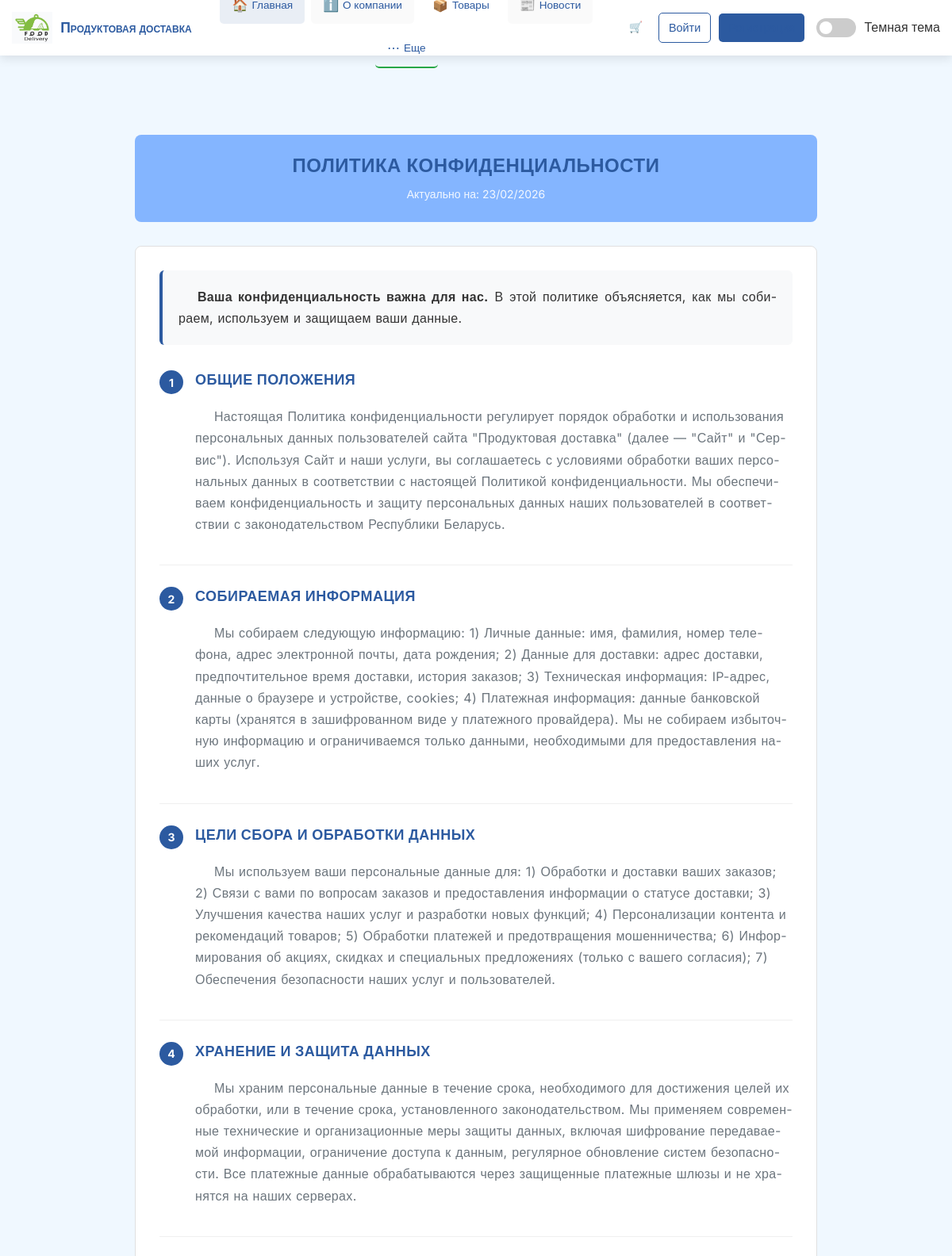
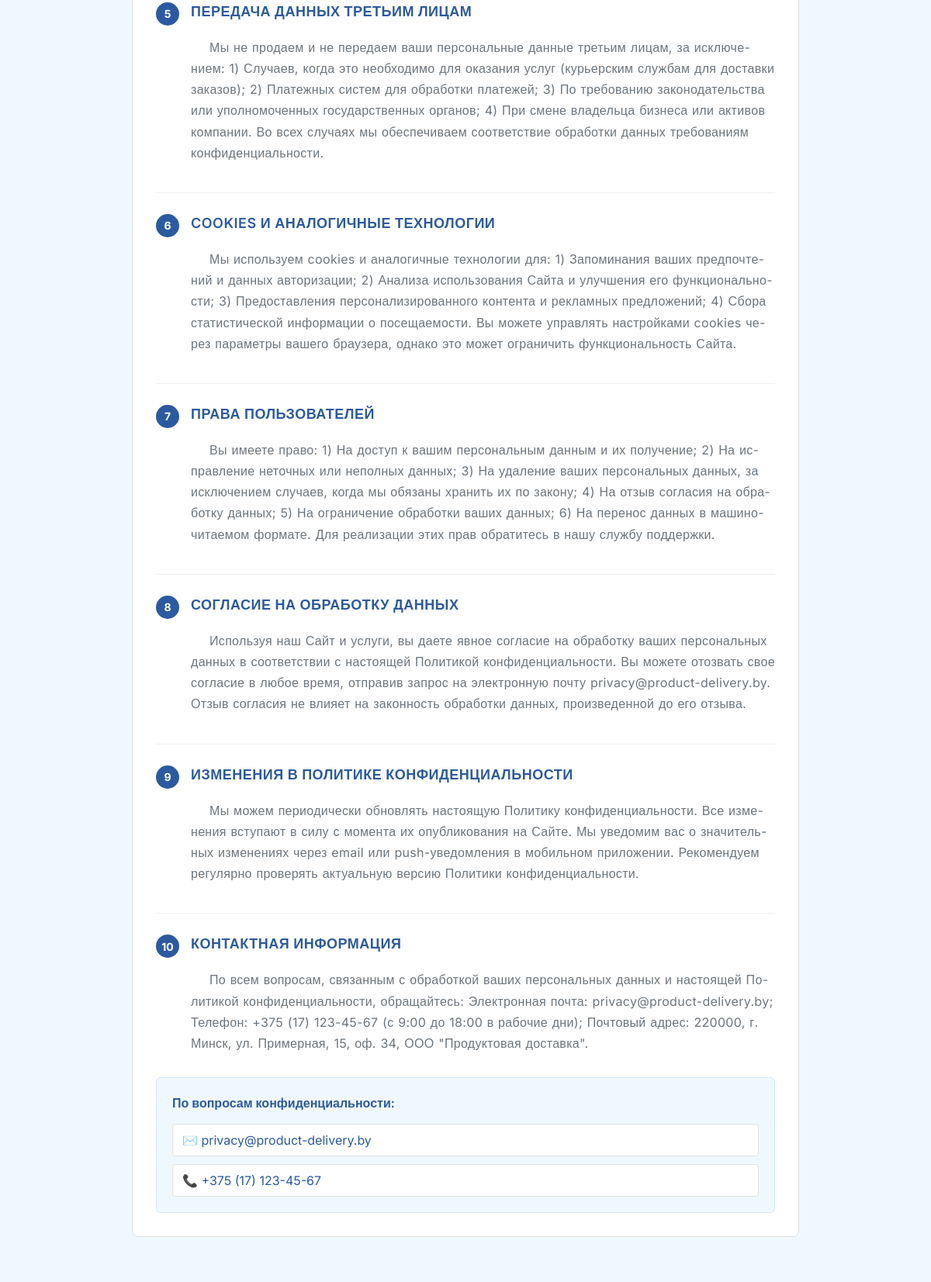
The app's page /privacy/ (upper part) with its own data (2 pictures, top to bottom).
### delivery_app/models.py (models this page shows, shortened)
class PrivacyPolicy(models.Model):
    title = models.CharField(max_length=200, verbose_name="Заголовок раздела")
    content = models.TextField(verbose_name="Содержание раздела")
    order = models.PositiveIntegerField(default=0, verbose_name="Порядок отображения")
    is_active = models.BooleanField(default=True, verbose_name="Активный")
    last_updated = models.DateTimeField(auto_now=True, verbose_name="Последнее обновление")
    class Meta:
        ordering = ['order']
        verbose_name = "Раздел политики конфиденциальности"
        verbose_name_plural = "Разделы политики конфиденциальности"

### delivery_app/views.py (the view)
# urls.py: path('privacy/', views.privacy_policy, name='privacy_policy'),
def privacy_policy(request):
    sections = PrivacyPolicy.objects.filter(is_active=True).order_by('order')
    context = {
        'sections': sections,
        'current_date': timezone.now().strftime('%d/%m/%Y'),
        'timezone': 'Europe/Minsk',
    }
    return render(request, 'delivery_app/privacy_policy.html', context)

### delivery_app/templates/delivery_app/privacy_policy.html (shortened to what this page needs)
{% extends "delivery_app/base.html" %}
{% load static %}
{% block content %}
<div class="privacy-simple">
    <div class="simple-header">
        <h1>Политика конфиденциальности</h1>
        <div class="header-info">
            <span>Актуально на: {{ current_date }}</span>
        </div>
    </div>
    <div class="simple-content">
        <div class="intro-box">
            <p><strong>Ваша конфиденциальность важна для нас.</strong> В этой политике объясняется, как мы собираем, используем и защищаем ваши данные.</p>
        </div>
        <div class="sections-list">
            {% for section in sections %}
            <div class="section-item">
                <div class="section-heading">
                    <span class="section-num">{{ forloop.counter }}</span>
                    <h3>{{ section.title }}</h3>
                </div>
                <div class="section-text">
                    {{ section.content|linebreaks }}
                </div>
            </div>
            {% endfor %}
        </div>
        <div class="contacts-box">
            <h4>По вопросам конфиденциальности:</h4>
            <div class="contact-links">
                <a href="mailto:privacy@product-delivery.by">✉️ privacy@product-delivery.by</a>
                <a href="tel:+375171234567">📞 +375 (17) 123-45-67</a>
            </div>
        </div>
    </div>
</div>
{% endblock %}

### delivery_app/static/delivery_app/css/style.css (style rules this page uses)
:root { --primary-color: #2c5aa0; --primary-dark: #1e3d6f; --primary-light: #3a6bc0; --secondary-color: #4CAF50; --secondary-dark: #388E3C; --accent-color: #FF9800; --text-dark: #2c3e50; --text-light: #6c757d; --bg-light: #f8f9fa; --bg-white: #ffffff; --border-color: #e9ecef; --shadow: 0 4px 12px rgba(0, 0, 0, 0.1); --shadow-hover: 0 8px 24px rgba(0, 0, 0, 0.15); }
* { margin: 0; padding: 0; box-sizing: border-box; }
body { font-family: 'Segoe UI', Tahoma, Geneva, Verdana, sans-serif; line-height: 1.6; color: var(--text-dark); background-color: var(--bg-light); }
h1, h2, h3, h4, h5, h6 { color: var(--primary-color); margin-bottom: 1rem; font-weight: 600; }
h1 { font-size: 2.5em; line-height: 1.2; }
h3 { font-size: 1.5em; }
h4 { font-size: 1.25em; }
p { margin-bottom: 1rem; color: var(--text-light); }
a { color: var(--primary-color); text-decoration: none; transition: color 0.3s ease; }

### delivery_app/templates/delivery_app/base.html (style rules this page uses)
:root { --primary-color: #2c5aa0; --secondary-color: #f8f9fa; --accent-color: #28a745; --text-color: #333; --light-text: #6c757d; --border-color: #e9ecef; --shadow: 0 4px 12px rgba(0, 0, 0, 0.1); --transition: all 0.3s ease; }
* { margin: 0; padding: 0; box-sizing: border-box; }
body { font-family: 'Inter', sans-serif; line-height: 1.6; color: var(--text-color); background-color: #f0f8ff; background-image: radial-gradient(ellipse at 30% 20%, rgba(173, 216, 230, 0.4) 0%, transparent 50%), radial-gradient(ellipse at 70% 80%, rgba(135, 206, 250, 0.3) 0%, transparent 50%) fixed !important; background-attachment: fixed !important; display: flex; flex-direction: column; min-height: 100vh; }
h1, h2, h3 { font-weight: 700; margin-bottom: 1rem; text-transform: uppercase; letter-spacing: 0.5px; }
a:link { color: var(--primary-color); text-decoration: none; }
p { margin-bottom: 1rem; text-indent: 1.5em; line-height: 1.7; word-spacing: 0.05em; letter-spacing: 0.02em; text-align: justify; word-wrap: break-word; hyphens: auto; }

### delivery_app/templates/delivery_app/privacy_policy.html (style rules this page uses)
.privacy-simple * { box-sizing: border-box; margin: 0; padding: 0; }
.privacy-simple { max-width: 900px; margin: 80px auto 40px; padding: 0 20px; font-family: 'Inter', Arial, sans-serif; line-height: 1.5; }
.simple-header { background: #84b5ff; color: white; padding: 25px 30px; border-radius: 8px; margin-bottom: 30px; text-align: center; }
.simple-header h1 { font-size: 24px; font-weight: 600; margin-bottom: 10px; }
.header-info { font-size: 14px; opacity: 0.9; }
.simple-content { background: white; border: 1px solid #e0e0e0; border-radius: 8px; padding: 30px; }
.intro-box { background: #f8f9fa; padding: 20px; border-radius: 6px; border-left: 4px solid #2c5aa0; margin-bottom: 30px; }
.intro-box p { margin: 0; color: #333; }
.sections-list { margin-bottom: 30px; }
.section-item { margin-bottom: 25px; padding-bottom: 25px; border-bottom: 1px solid #f0f0f0; }
.section-item:last-child { border-bottom: none; margin-bottom: 0; padding-bottom: 0; }
.section-heading { display: flex; align-items: flex-start; gap: 15px; margin-bottom: 15px; }
.section-num { background: #2c5aa0; color: white; width: 30px; height: 30px; border-radius: 50%; display: flex; align-items: center; justify-content: center; font-size: 14px; font-weight: bold; flex-shrink: 0; margin-top: 2px; }
.section-heading h3 { color: #2c5aa0; font-size: 18px; font-weight: 600; margin: 0; flex: 1; }
.section-text { color: #333; margin-left: 45px; }
.section-text p { margin-bottom: 12px; text-align: left; }
.contacts-box { background: #f0f8ff; padding: 20px; border-radius: 6px; border: 1px solid #d1e7ff; margin-top: 30px; }
.contacts-box h4 { color: #2c5aa0; margin-bottom: 15px; font-size: 16px; }
.contact-links { display: flex; flex-direction: column; gap: 10px; }
.contact-links a { color: #2c5aa0; text-decoration: none; padding: 8px 12px; background: white; border-radius: 4px; border: 1px solid #e0e0e0; transition: all 0.2s ease; }

### records on screen
PrivacyPolicy: title "ОБЩИЕ ПОЛОЖЕНИЯ", content "Настоящая Политика конфиденциальности регулирует порядок обработки и использования персональных данных пользователей сайта \"Продуктовая доставка\" (далее — \"Сайт\" и \"Сервис\"). Используя Сайт и наши услуги, вы соглашаетесь с условиями обработки ваших персональных данных в соответствии с настоящей Политикой конфиденциальности. Мы обеспечиваем конфиденциальность и защиту персональных данных наших пользователей в соответствии с законодательством Республики Беларусь."
PrivacyPolicy: title "СОБИРАЕМАЯ ИНФОРМАЦИЯ", content "Мы собираем следующую информацию: 1) Личные данные: имя, фамилия, номер телефона, адрес электронной почты, дата рождения; 2) Данные для доставки: адрес доставки, предпочтительное время доставки, история заказов; 3) Техническая информация: IP-адрес, данные о браузере и устройстве, cookies; 4) Платежная информация: данные банковской карты (хранятся в зашифрованном виде у платежного провайдера). Мы не собираем избыточную информацию и ограничиваемся только данными, необходимыми для предоставления наших услуг."
PrivacyPolicy: title "ЦЕЛИ СБОРА И ОБРАБОТКИ ДАННЫХ", content "Мы используем ваши персональные данные для: 1) Обработки и доставки ваших заказов; 2) Связи с вами по вопросам заказов и предоставления информации о статусе доставки; 3) Улучшения качества наших услуг и разработки новых функций; 4) Персонализации контента и рекомендаций товаров; 5) Обработки платежей и предотвращения мошенничества; 6) Информирования об акциях, скидках и специальных предложениях (только с вашего согласия); 7) Обеспечения безопасности наших услуг и пользователей."
PrivacyPolicy: title "ХРАНЕНИЕ И ЗАЩИТА ДАННЫХ", content "Мы храним персональные данные в течение срока, необходимого для достижения целей их обработки, или в течение срока, установленного законодательством. Мы применяем современные технические и организационные меры защиты данных, включая шифрование передаваемой информации, ограничение доступа к данным, регулярное обновление систем безопасности. Все платежные данные обрабатываются через защищенные платежные шлюзы и не хранятся на наших серверах."
PrivacyPolicy: title "ПЕРЕДАЧА ДАННЫХ ТРЕТЬИМ ЛИЦАМ", content "Мы не продаем и не передаем ваши персональные данные третьим лицам, за исключением: 1) Случаев, когда это необходимо для оказания услуг (курьерским службам для доставки заказов); 2) Платежных систем для обработки платежей; 3) По требованию законодательства или уполномоченных государственных органов; 4) При смене владельца бизнеса или активов компании. Во всех случаях мы обеспечиваем соответствие обработки данных требованиям конфиденциальности."
PrivacyPolicy: title "COOKIES И АНАЛОГИЧНЫЕ ТЕХНОЛОГИИ", content "Мы используем cookies и аналогичные технологии для: 1) Запоминания ваших предпочтений и данных авторизации; 2) Анализа использования Сайта и улучшения его функциональности; 3) Предоставления персонализированного контента и рекламных предложений; 4) Сбора статистической информации о посещаемости. Вы можете управлять настройками cookies через параметры вашего браузера, однако это может ограничить функциональность Сайта."
PrivacyPolicy: title "ПРАВА ПОЛЬЗОВАТЕЛЕЙ", content "Вы имеете право: 1) На доступ к вашим персональным данным и их получение; 2) На исправление неточных или неполных данных; 3) На удаление ваших персональных данных, за исключением случаев, когда мы обязаны хранить их по закону; 4) На отзыв согласия на обработку данных; 5) На ограничение обработки ваших данных; 6) На перенос данных в машиночитаемом формате. Для реализации этих прав обратитесь в нашу службу поддержки."
PrivacyPolicy: title "СОГЛАСИЕ НА ОБРАБОТКУ ДАННЫХ", content "Используя наш Сайт и услуги, вы даете явное согласие на обработку ваших персональных данных в соответствии с настоящей Политикой конфиденциальности. Вы можете отозвать свое согласие в любое время, отправив запрос на электронную почту privacy@product-delivery.by. Отзыв согласия не влияет на законность обработки данных, произведенной до его отзыва."
PrivacyPolicy: title "ИЗМЕНЕНИЯ В ПОЛИТИКЕ КОНФИДЕНЦИАЛЬНОСТИ", content "Мы можем периодически обновлять настоящую Политику конфиденциальности. Все изменения вступают в силу с момента их опубликования на Сайте. Мы уведомим вас о значительных изменениях через email или push-уведомления в мобильном приложении. Рекомендуем регулярно проверять актуальную версию Политики конфиденциальности."
PrivacyPolicy: title "КОНТАКТНАЯ ИНФОРМАЦИЯ", content "По всем вопросам, связанным с обработкой ваших персональных данных и настоящей Политикой конфиденциальности, обращайтесь: Электронная почта: privacy@product-delivery.by; Телефон: +375 (17) 123-45-67 (с 9:00 до 18:00 в рабочие дни); Почтовый адрес: 220000, г. Минск, ул. Примерная, 15, оф. 34, ООО \"Продуктовая доставка\"."
